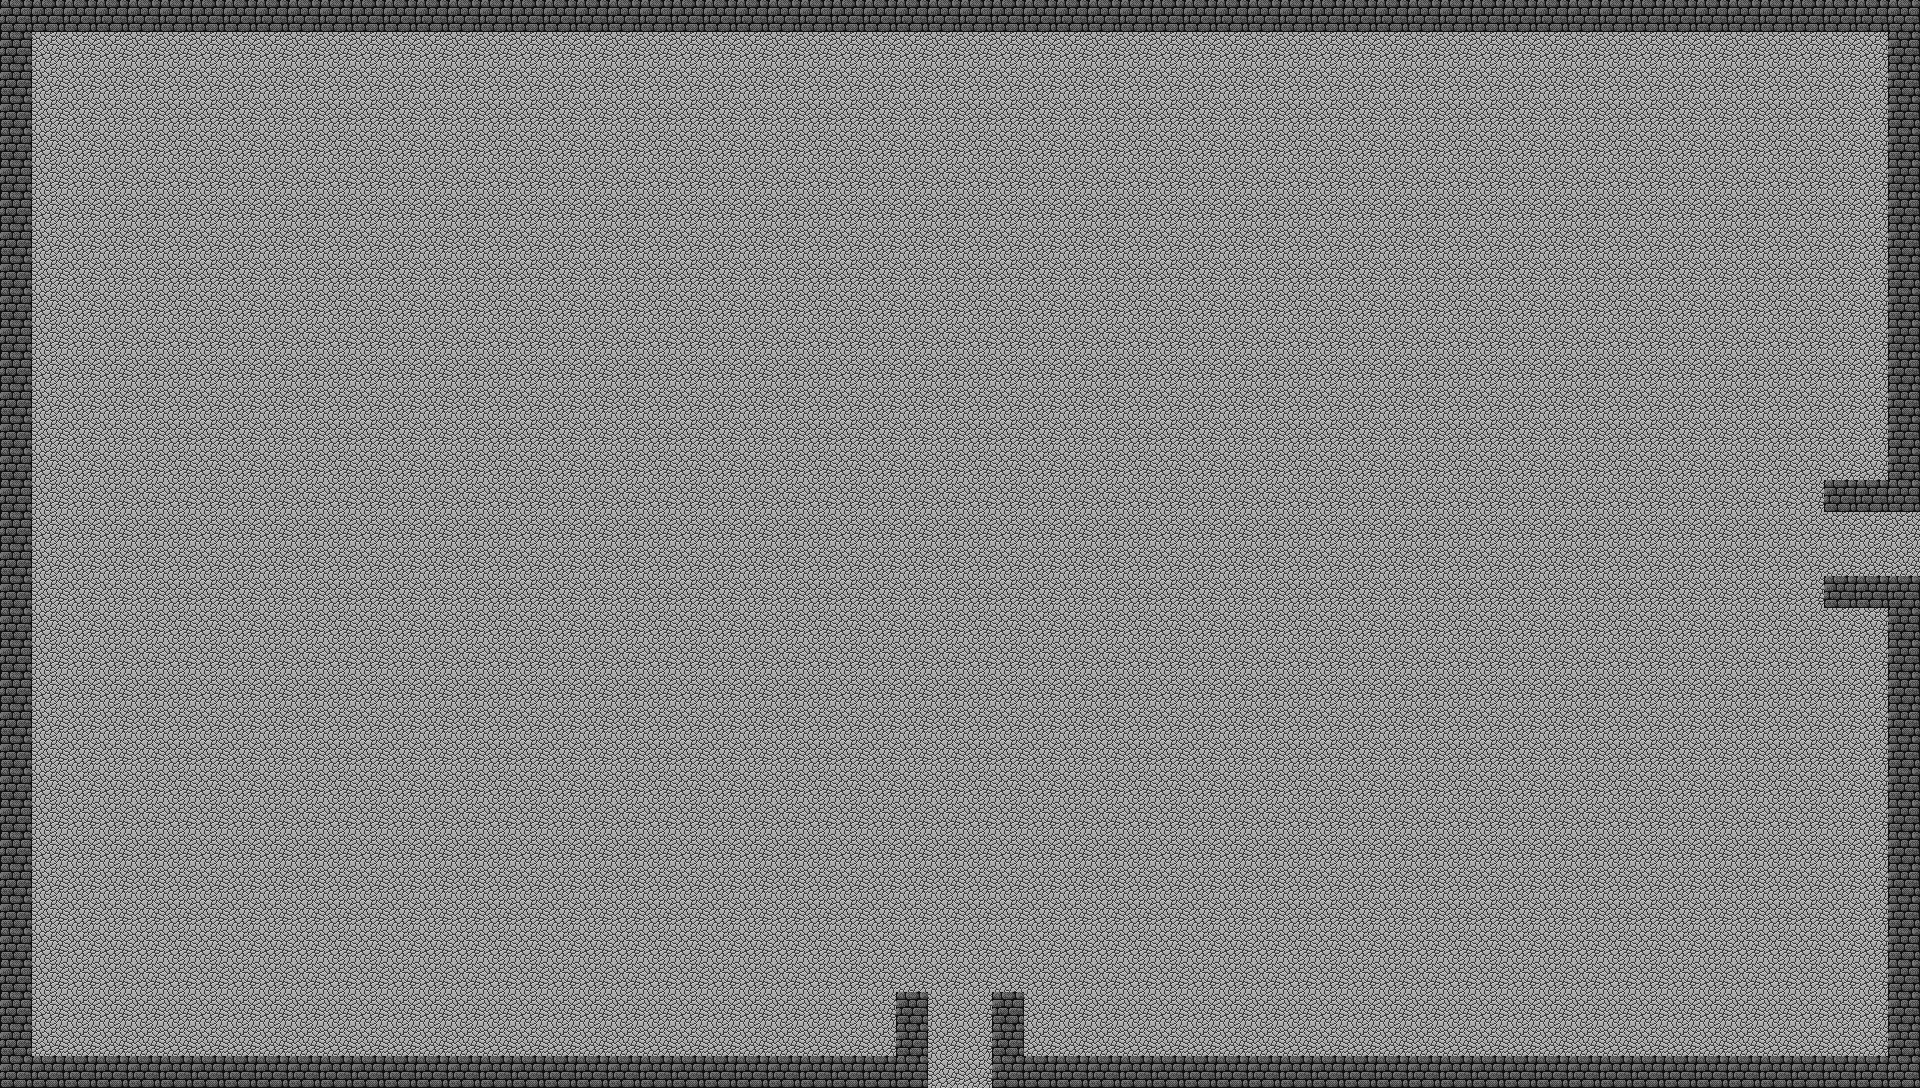

The image is a tile-based game level rendered from a .tmx file. Its description and source (layers, tilesets, objects; grid data summarised) follow:
An orthogonal 60x34 tile map with 32x32 px tiles, 2 tile layers (Base, Decorations), 7 tilesets and 3 objects (2x Object, Enemy).

<map version="1.0" orientation="orthogonal" width="60" height="34" tilewidth="32" tileheight="32">
 <tileset firstgid="1" source="../../tilesets/Dungeon 1.tsx" />
 <tileset firstgid="91" source="../../tilesets/Dungeon 2.tsx" />
 <tileset firstgid="235" source="../../tilesets/Dungeon 3.tsx" />
 <tileset firstgid="352" source="../../tilesets/Dungeon 4.tsx" />
 <tileset firstgid="523" source="../../tilesets/Overworld 1.tsx" />
 <tileset firstgid="651" source="../../tilesets/Overworld 2.tsx" />
 <tileset firstgid="787" source="../../tilesets/Overworld 3.tsx" />
 <layer name="Base" width="60" height="34">
  <data>[2040 cells, 2040 non-empty, 1 distinct tile ids]</data>
 </layer>
 <layer name="Decorations" width="60" height="34">
  <data>[2040 cells, 2040 non-empty, 2 distinct tile ids]</data>
 </layer>
 <objectgroup name="Objects" width="60" height="34">
  <object name="FlameDragon" type="Enemy" x="923" y="407" width="85" height="89" />
  <object name="Woodpile" type="Object" x="1823" y="512" width="32" height="32" />
  <object name="Woodpile" type="Object" x="1823" y="545" width="32" height="32" />
 </objectgroup>
</map>
